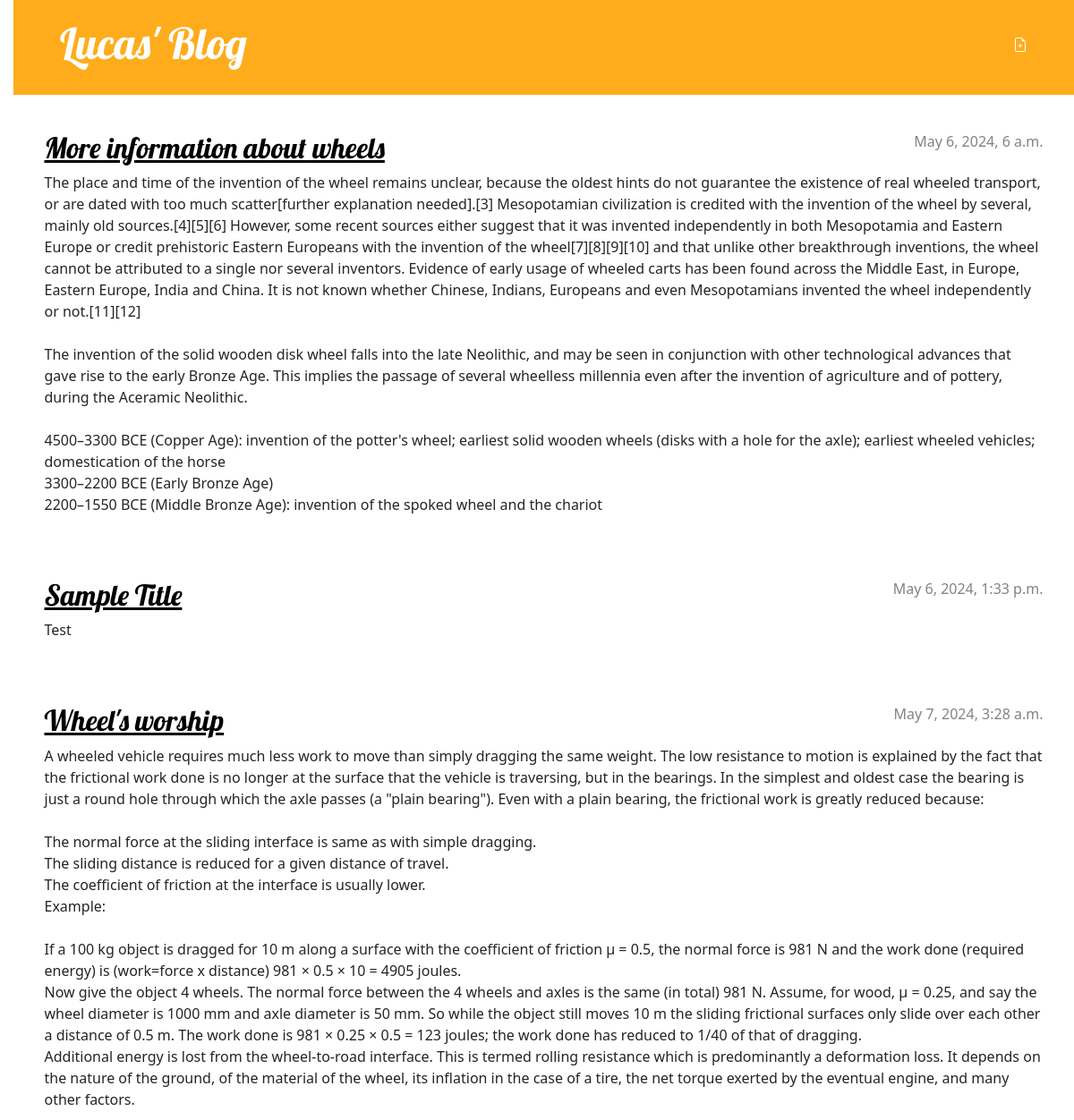
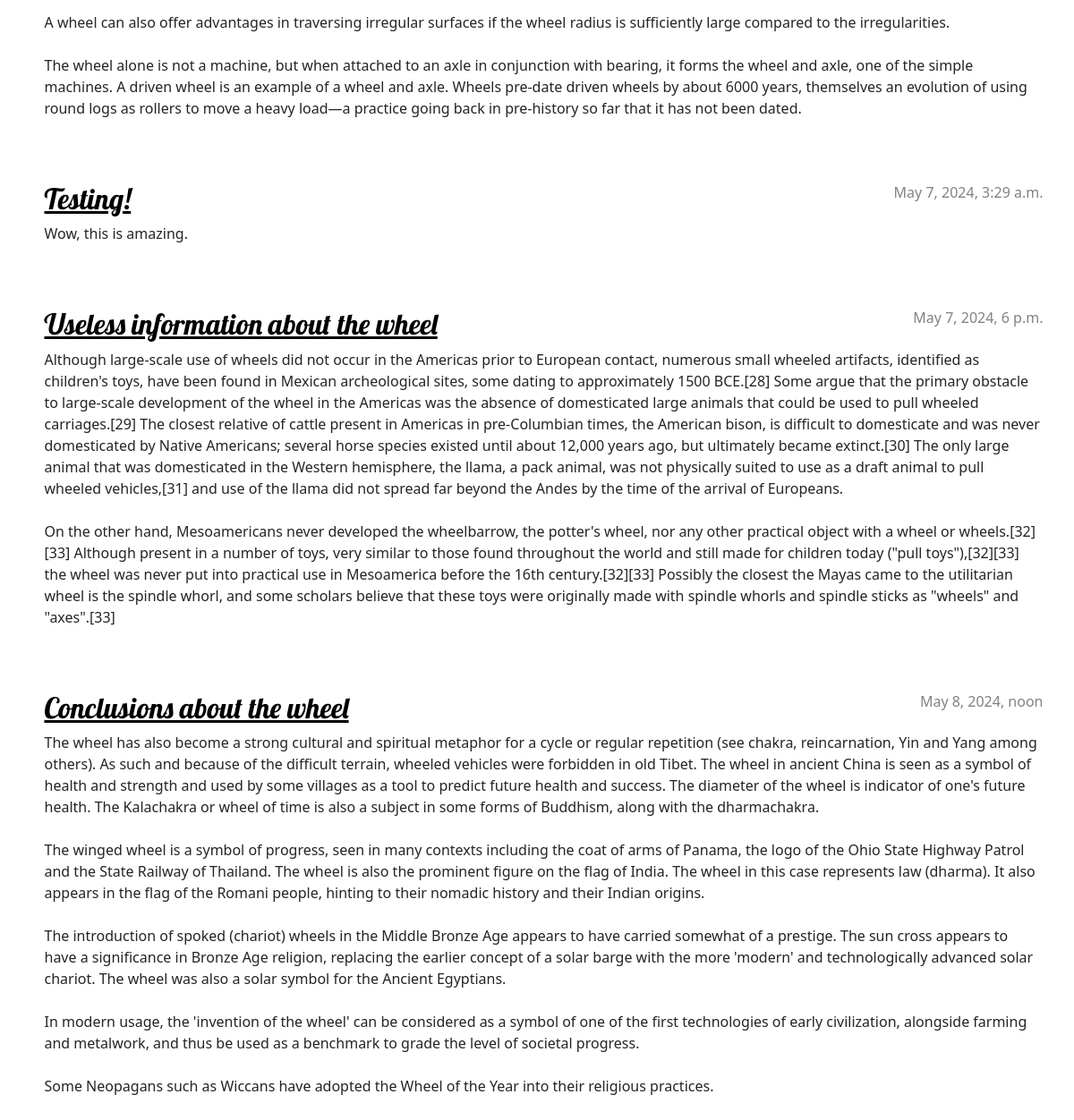
The app's page / (signed in) with its own data (2 pictures, top to bottom).
### blog/models.py (models this page shows, shortened)
class Post(models.Model):
    author = models.ForeignKey(settings.AUTH_USER_MODEL, on_delete=models.CASCADE)
    title = models.CharField(max_length=200)
    text = models.TextField()
    created_date = models.DateTimeField(default=timezone.now)
    published_date = models.DateTimeField(blank=True, null=True)

### blog/views.py (the view)
# urls.py: path('', views.post_list, name='post_list'),
def post_list(request):
    posts = Post.objects.filter(published_date__lte=timezone.now()).order_by('published_date')
    return render(request, 'blog/post_list.html', {'posts': posts})

### blog/templates/blog/post_list.html
{% extends 'blog/base.html' %}
{% block content %}
    {% for post in posts %}
        <article class="post">
            <time class="date">
                {{ post.published_date }}
            </time>
            <h2><a href="{% url 'post_detail' pk=post.pk %}">{{ post.title }}</a></h2>
            <p>{{ post.text|linebreaksbr }}</p>
        </article>
    {% endfor %}
{% endblock %}

### blog/static/css/blog.css (style rules this page uses)
h1 a, h2 a { color: #FFAC1C; font-family: 'Lobster'; }
body { padding-left: 15px; }
h1, h2, h3, h4 { font-family: 'Lobster', cursive; }
.date { color: #828282; }
.post { margin-bottom: 70px; }
.post h2 a, .post h2 a:visited { color: #000000; }
.post > .date, .post > .actions { float: right; }

### records on screen
Post: published_date "May 6, 2024, 6 a.m.", title "More information about wheels", text "The place and time of the invention of the wheel remains unclear, because the oldest hints do not guarantee the existence of real wheeled transport, or are dated with too much scatter[further explanation needed].[3] Mesopotamian civilization is credited with the invention of the wheel by several, mainly old sources.[4][5][6] However, some recent sources either suggest that it was invented independently in both Mesopotamia and Eastern Europe or credit prehistoric Eastern Europeans with the invention of the wheel[7][8][9][10] and that unlike other breakthrough inventions, the wheel cannot be attributed to a single nor several inventors. Evidence of early usage of wheeled carts has been found…"
Post: published_date "May 6, 2024, 1:33 p.m.", title "Sample Title", text "Test"
Post: published_date "May 7, 2024, 3:28 a.m.", title "Wheel's worship", text "A wheeled vehicle requires much less work to move than simply dragging the same weight. The low resistance to motion is explained by the fact that the frictional work done is no longer at the surface that the vehicle is traversing, but in the bearings. In the simplest and oldest case the bearing is just a round hole through which the axle passes (a \"plain bearing\"). Even with a plain bearing, the frictional work is greatly reduced because: The normal force at the sliding interface is same as with simple dragging. The sliding distance is reduced for a given distance of travel. The coefficient of friction at the interface is usually lower. Example: If a 100 kg object is dragged for 10 m along…"
Post: published_date "May 7, 2024, 3:29 a.m.", title "Testing!", text "Wow, this is amazing."
Post: published_date "May 7, 2024, 6 p.m.", title "Useless information about the wheel", text "Although large-scale use of wheels did not occur in the Americas prior to European contact, numerous small wheeled artifacts, identified as children's toys, have been found in Mexican archeological sites, some dating to approximately 1500 BCE.[28] Some argue that the primary obstacle to large-scale development of the wheel in the Americas was the absence of domesticated large animals that could be used to pull wheeled carriages.[29] The closest relative of cattle present in Americas in pre-Columbian times, the American bison, is difficult to domesticate and was never domesticated by Native Americans; several horse species existed until about 12,000 years ago, but ultimately became…"
Post: published_date "May 8, 2024, noon", title "Conclusions about the wheel", text "The wheel has also become a strong cultural and spiritual metaphor for a cycle or regular repetition (see chakra, reincarnation, Yin and Yang among others). As such and because of the difficult terrain, wheeled vehicles were forbidden in old Tibet. The wheel in ancient China is seen as a symbol of health and strength and used by some villages as a tool to predict future health and success. The diameter of the wheel is indicator of one's future health. The Kalachakra or wheel of time is also a subject in some forms of Buddhism, along with the dharmachakra. The winged wheel is a symbol of progress, seen in many contexts including the coat of arms of Panama, the logo of the Ohio State Highway…"
